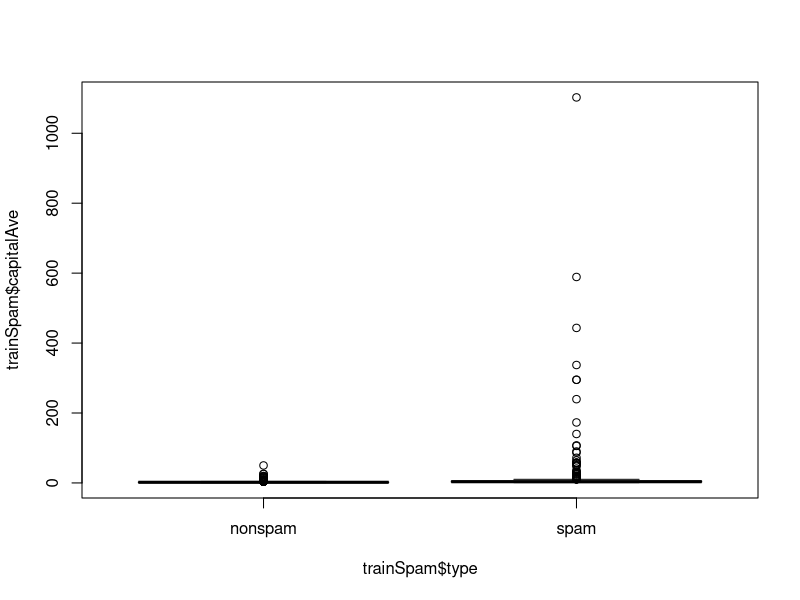
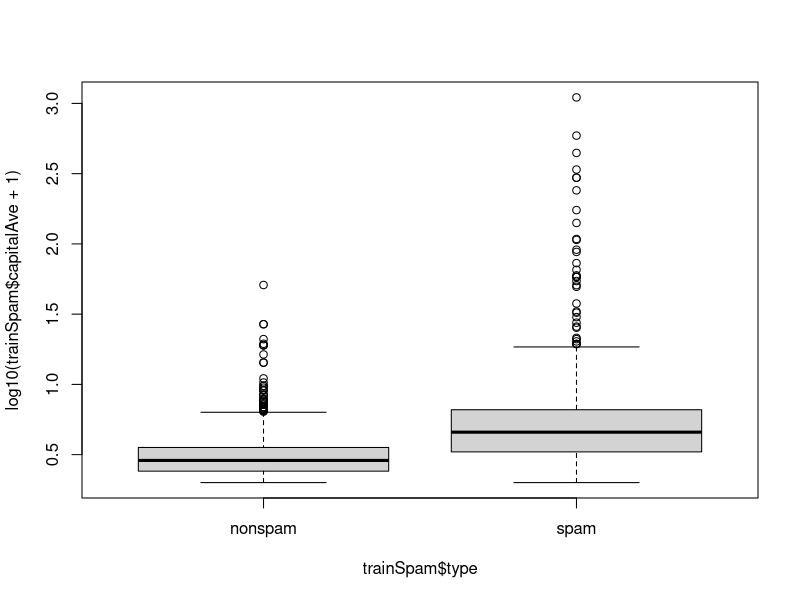
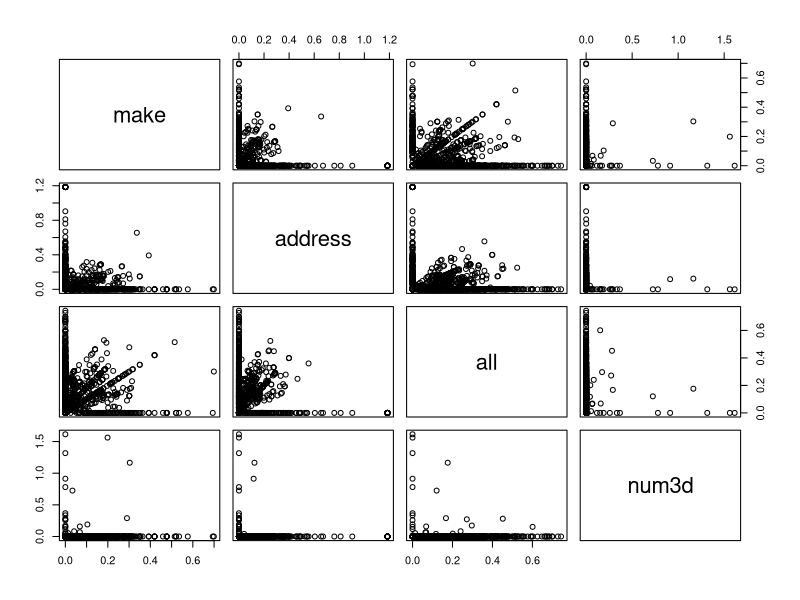
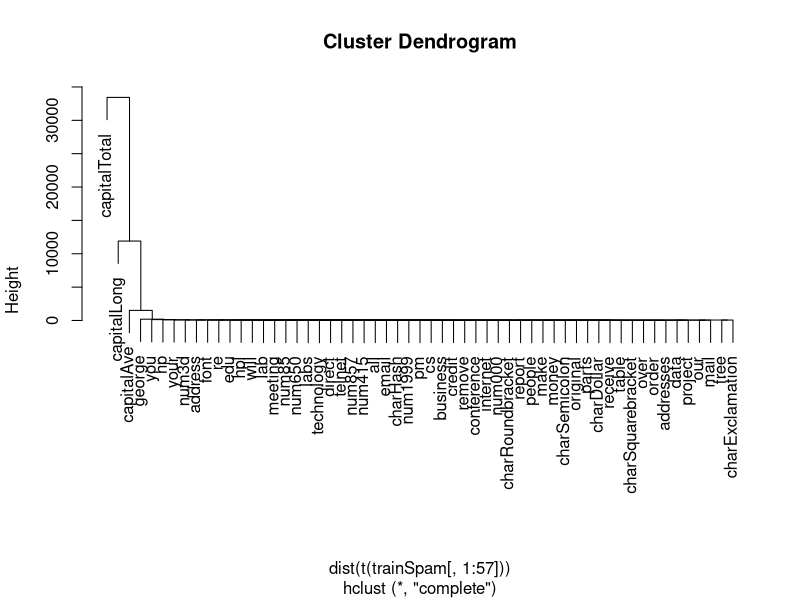
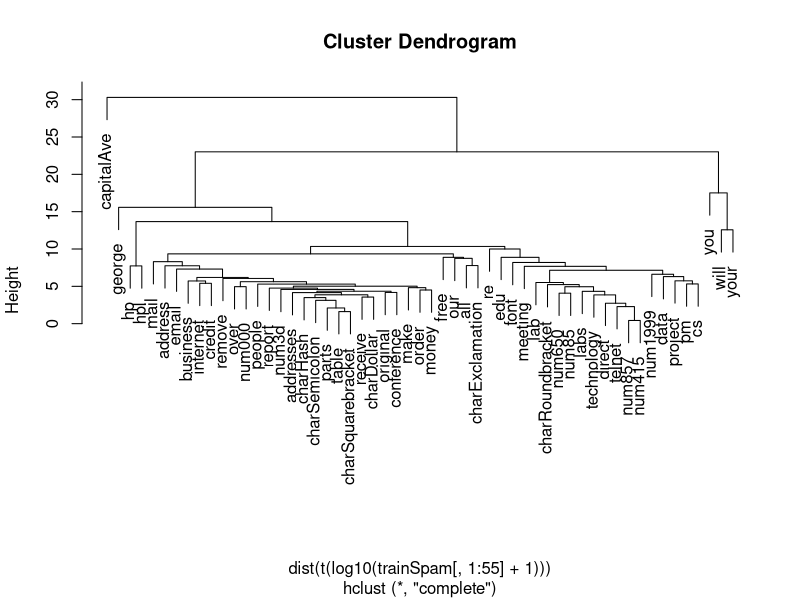

Recreate these plots in R, in order.
install.packages("kernlab")
library(kernlab)
data(spam)
#perform the subsampling
set.seed(1234)
trainIndicator = rbinom(4601,size=1,prob=0.5)
table(trainIndicator)
trainSpam = spam[trainIndicator==1,]
testSpam = spam[trainIndicator==0,]

names(trainSpam)
head(trainSpam)

table(trainSpam$type)

# average number of capital by type(spam, nonspam)
plot(trainSpam$capitalAve ~ trainSpam$type)

# plot이 보기 어렵다 데이터 대부분이 겹쳐 있어서, 이런 경우 log 처리 해주면 보기 좋게 변경할 수 있다.
plot(log10(trainSpam$capitalAve+1)~trainSpam$type)

# relationship between predictors (pair plot)
plot(log10(trainSpam[,1:4]+1))

#clustering
hCluster =  hclust(dist(t(trainSpam[,1:57])))
plot(hCluster)

#New clustering
hClusterUpdated = hclust(dist(t(log10(trainSpam[,1:55]+1))))
plot(hClusterUpdated)

#Statistical prediction/modeling
trainSpam$numtype = as.numeric(trainSpam$type)-1
costFunction = function(x,y) sum(x!=(y>0.5)) #x,y가 같으면 0, 다르면 1 x는 관측치, y는 예측치
cvError = rep(NA,55)
library(boot)
for(i in 1:55){
  lmFormula = reformulate(names(trainSpam)[i],response = "numtype")
  glmFit = glm(lmFormula, family = "binomial", data=trainSpam)
  cvError[i] = cv.glm(trainSpam,glmFit,costFunction,2)$delta[2]
}

#which predictor has minimum cross-validated error?
names(trainSpam)[which.min(cvError)]


#get measure of uncertainty

## use the best model from the group
predictionModel = glm(numtype ~ charDollar,family = "binomial",data=trainSpam)

##Get predictions on the test set
predictionTest = predict(predictionModel,testSpam)
predictedSpam = rep("nonspam",dim(testSpam)[1])

##Classify as 'spam' for those with prob >0.5
predictedSpam[predictionModel$fitted.values >0.5]= "spam"
predictedSpam = na.omit(predictedSpam)
##Classification table
table(predictedSpam, testSpam$type)
# predictedSpam nonspam spam
# nonspam    1329  467
# spam         54  446

##Error rate
(54+467)/(1329+467+54+446)
# [1] 0.2269164
